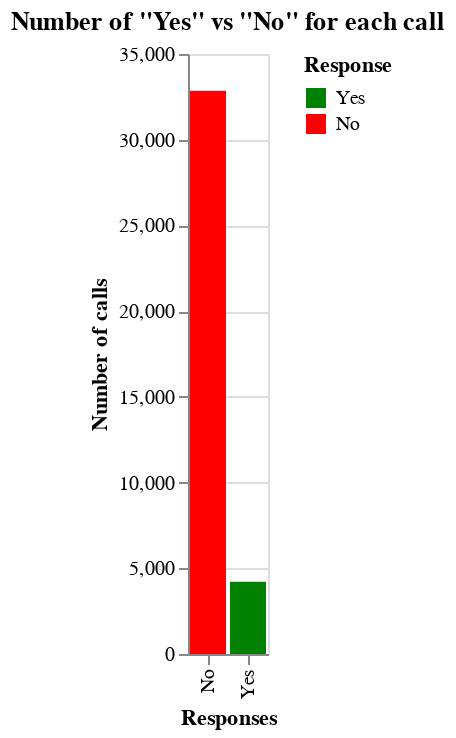

Source (notebook cell):
### Code cell
from pandas.core.resample import no_type_check
import altair as alt


yes = df.query('y == "yes"').shape[0]
no = df.query('y == "no"').shape[0]

import matplotlib.pyplot as plt

# Assuming 'yes' and 'no' are your counts
counts = [yes, no]
labels = ['Yes', 'No']

data = pd.DataFrame({
    'Response': labels,
    'Count': counts
})

chart1 = alt.Chart(data).mark_bar().encode(
    x=alt.X('Response:N', title='Responses'),
    y=alt.Y('Count:Q', title='Number of calls'),
    color=alt.Color('Response:N', scale=alt.Scale(domain=labels, range=['green', 'red']))
).properties(
    title='Number of "Yes" vs "No" for each call'
)


yes_c = df.query('y == "yes"').count()
no_c = df.query('y == "no"').count()

print(f'The Percentage of yes to no: {round(4208 / 32861, 3)}')
print('On average for every 10-9 people you call currently you get 1 person to say yes')
chart1

### Figure 1 — Vega-Lite specification as saved in the notebook (floating-point values rounded to 4 significant figures)
{"config": {"view": {"continuousWidth": 400, "continuousHeight": 300}}, "data": {"name": "data-a8d7d15dc1156dbd33b5e36aca75e3b5"}, "mark": "bar", "encoding": {"color": {"field": "Response", "scale": {"domain": ["Yes", "No"], "range": ["green", "red"]}, "type": "nominal"}, "x": {"field": "Response", "title": "Responses", "type": "nominal"}, "y": {"field": "Count", "title": "Number of calls", "type": "quantitative"}}, "title": "Number of \"Yes\" vs \"No\" for each call", "$schema": "https://vega.github.io/schema/vega-lite/v4.17.0.json", "datasets": {"data-a8d7d15dc1156dbd33b5e36aca75e3b5": [{"Response": "Yes", "Count": 4208}, {"Response": "No", "Count": 32861}]}}
